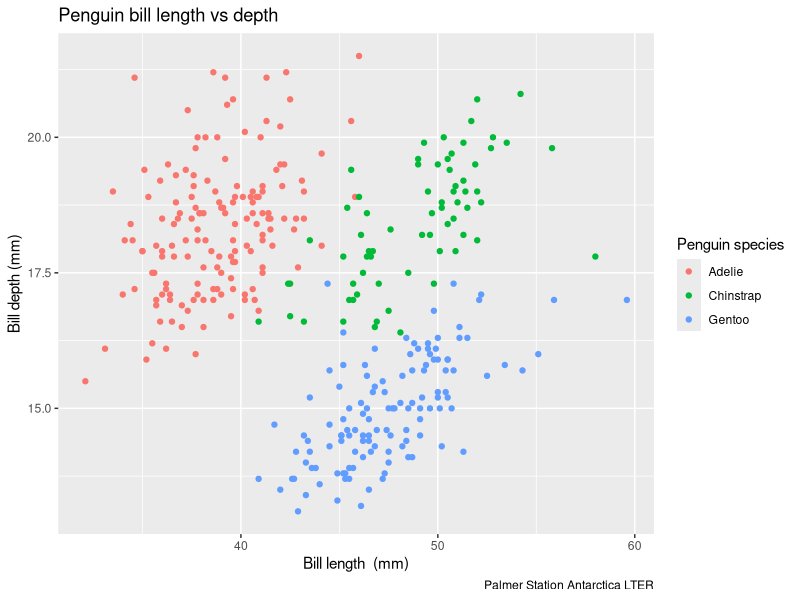
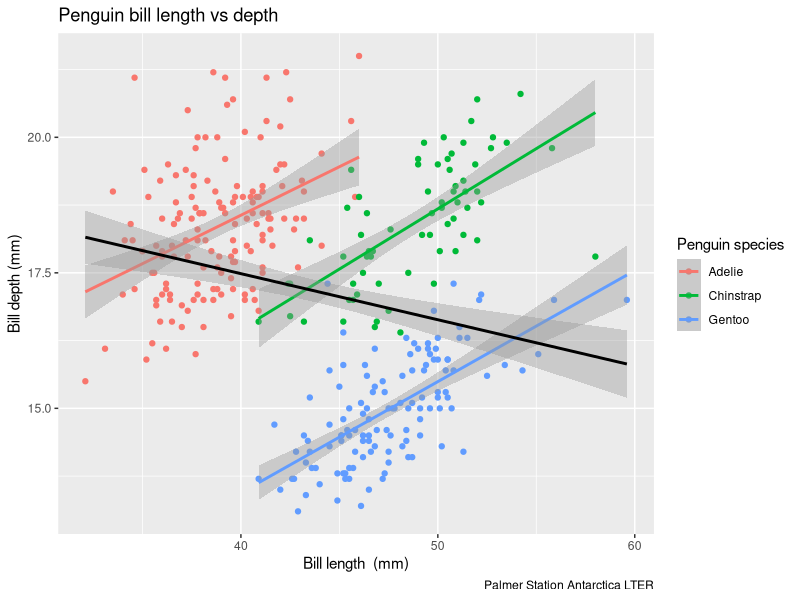

Reproduce these figures in R, in order.
## ---- chunk 1
# install.packages("palmerpenguins") # install the package if needed
library(palmerpenguins)
## ---- chunk 2
head(penguins)
## ---- chunk 3
str(penguins)
## ---- chunk 4
library(tidyverse)
## ---- chunk 5
penguins |> count(species)
## ---- chunk 6
penguins |> 
  group_by(species) |>
  summarize(bill_length_mm=mean(bill_length_mm, na.rm=TRUE))
## ---- chunk 7
ggplot(penguins,aes(x=bill_length_mm,y=bill_depth_mm,colour=species)) +
  geom_point() +
  labs(title="Penguin bill length vs depth",
       x="Bill length  (mm)",y="Bill depth (mm)",
       colour="Penguin species",
       caption="Palmer Station Antarctica LTER")
## ---- chunk 8
ggplot(penguins,aes(x=bill_length_mm,y=bill_depth_mm,colour=species)) +
  geom_point() +
  geom_smooth(method="lm") +
  geom_smooth(method="lm", colour="black") +
  labs(title="Penguin bill length vs depth",
       x="Bill length  (mm)",y="Bill depth (mm)",
       colour="Penguin species",
       caption="Palmer Station Antarctica LTER")
